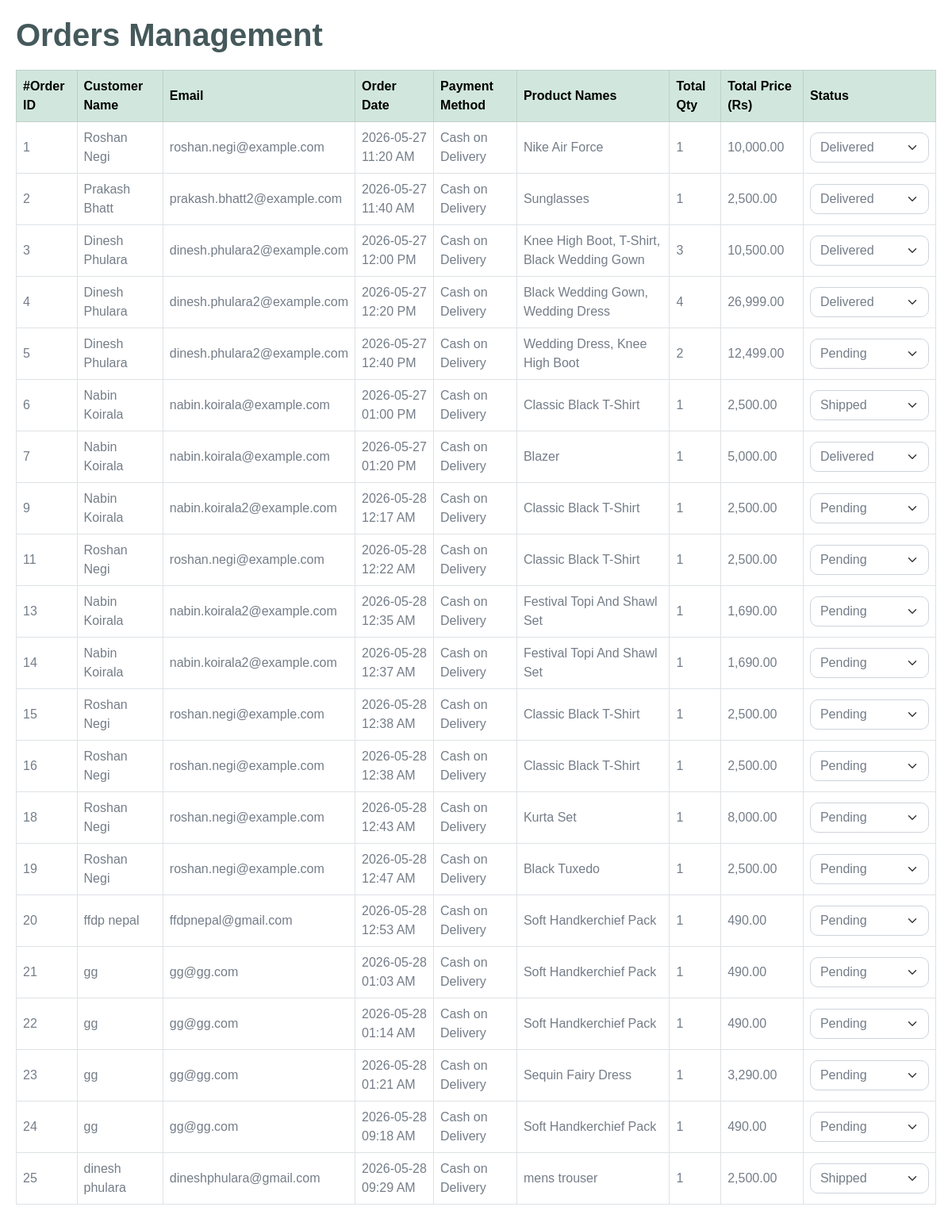
The page /orders/admin_orders.php (signed in) on the database its author committed.
### tables this page shows
CREATE TABLE `orders` (
  `id` int NOT NULL AUTO_INCREMENT,
  `user_id` int DEFAULT NULL,
  `name` varchar(200) NOT NULL,
  `order_status` varchar(50) DEFAULT 'Pending',
  `payment_method` varchar(50) DEFAULT 'Cash on Delivery',
  `tracking_id` varchar(100) DEFAULT NULL,
  `shipping_charge` decimal(10,2) NOT NULL DEFAULT '0.00',
  `created_at` datetime DEFAULT CURRENT_TIMESTAMP,
  `deleted_at` datetime DEFAULT NULL,
  PRIMARY KEY (`id`),
  KEY `user_id` (`user_id`),
  CONSTRAINT `orders_ibfk_1` FOREIGN KEY (`user_id`) REFERENCES `users` (`id`) ON DELETE CASCADE
);

CREATE TABLE `users` (
  `id` int NOT NULL AUTO_INCREMENT,
  `name` varchar(200) NOT NULL,
  `email` varchar(100) NOT NULL,
  `password` varchar(255) NOT NULL,
  `image` varchar(255) DEFAULT NULL,
  `user_type` varchar(50) DEFAULT 'user',
  `created_at` datetime DEFAULT CURRENT_TIMESTAMP,
  `deleted_at` datetime DEFAULT NULL,
  PRIMARY KEY (`id`),
  UNIQUE KEY `email` (`email`)
);

### orders/admin_orders.php (the view, shortened to what this page needs)
<?php
$con = db_connect();
$sql = "
    SELECT
        o.id AS order_id, o.name AS order_name, o.order_status, o.payment_method, o.created_at,
        u.name AS user_name, u.email AS user_email,
        GROUP_CONCAT(p.name SEPARATOR ', ') AS product_names,
        SUM(od.quantity) AS total_quantity,
        SUM(od.unit_price * od.quantity) AS total_price
    FROM orders o
    LEFT JOIN users u ON o.user_id = u.id
    LEFT JOIN orderdetail od ON od.order_id = o.id
    LEFT JOIN product p ON od.product_id = p.id
    WHERE o.deleted_at IS NULL
    GROUP BY o.id
    ORDER BY o.created_at ASC
";
$res = mysqli_query($con, $sql);
?>
<!DOCTYPE html>
<html lang="en">
<head>
    <link href="../design-assets/css/bootstrap.min.css" rel="stylesheet" />
</head>
<body>
    <h1>Orders Management</h1>
    <table class="table table-bordered table-hover">
        <thead class="table-success">
            <tr>
                <th>#Order ID</th>
                <th>Customer Name</th>
                <th>Email</th>
                <th>Order Date</th>
                <th>Payment Method</th>
                <th>Product Names</th>
                <th>Total Qty</th>
                <th>Total Price (Rs)</th>
                <th>Status</th>
            </tr>
        </thead>
        <tbody>
            <?php if ($res && mysqli_num_rows($res) > 0): ?>
                <?php while ($order = mysqli_fetch_assoc($res)): ?>
                <tr>
                    <td><?= $order['order_id'] ?></td>
                    <td><?= htmlspecialchars($order['order_name']) ?: htmlspecialchars($order['user_name']) ?></td>
                    <td><?= htmlspecialchars($order['user_email']) ?></td>
                    <td><?= date('Y-m-d h:i A', strtotime($order['created_at'])) ?></td>
                    <td><?= htmlspecialchars($order['payment_method']) ?></td>
                    <td><?= htmlspecialchars($order['product_names']) ?></td>
                    <td><?= (int)$order['total_quantity'] ?></td>
                    <td><?= number_format($order['total_price'], 2) ?></td>
                    <td>
                        <form method="POST" action="Adminorders.php" class="d-flex align-items-center gap-2">
                            <select name="order_status" class="form-select status-select" onchange="this.form.submit()">
                                <?php
                                $statuses = ['Pending', 'Processing', 'Shipped', 'Delivered', 'Cancelled'];
                                foreach ($statuses as $status):
                                ?>
                                <option value="<?= $status ?>" <?= ($order['order_status'] === $status) ? 'selected' : '' ?>><?= $status ?></option>
                                <?php endforeach; ?>
                            </select>
                        </form>
                    </td>
                </tr>
                <?php endwhile; ?>
            <?php else: ?>
                <tr><td colspan="9" class="text-center text-muted">No orders found.</td></tr>
            <?php endif; ?>
        </tbody>
    </table>
</body>
</html>

### orders/admin_orders.php (style rules this page uses)
body { padding: 20px; font-family: Arial, sans-serif; }
table { margin-top: 20px; }
th, td { vertical-align: middle !important; }
.status-select { width: 150px; }

### rows shown on the page
orders: id "1", name "Roshan Negi", user.email "roshan.negi@example.com", created_at "2026-05-27 11:20 AM", payment_method "Cash on Delivery", product_names "Nike Air Force", total_quantity "1", total_price "10,000.00", order_status "Delivered"
orders: id "2", name "Prakash Bhatt", user.email "prakash.bhatt2@example.com", created_at "2026-05-27 11:40 AM", payment_method "Cash on Delivery", product_names "Sunglasses", total_quantity "1", total_price "2,500.00", order_status "Delivered"
orders: id "3", name "Dinesh Phulara", user.email "dinesh.phulara2@example.com", created_at "2026-05-27 12:00 PM", payment_method "Cash on Delivery", product_names "Knee High Boot, T-Shirt, Black Wedding Gown", total_quantity "3", total_price "10,500.00", order_status "Delivered"
orders: id "4", name "Dinesh Phulara", user.email "dinesh.phulara2@example.com", created_at "2026-05-27 12:20 PM", payment_method "Cash on Delivery", product_names "Black Wedding Gown, Wedding Dress", total_quantity "4", total_price "26,999.00", order_status "Delivered"
orders: id "5", name "Dinesh Phulara", user.email "dinesh.phulara2@example.com", created_at "2026-05-27 12:40 PM", payment_method "Cash on Delivery", product_names "Wedding Dress, Knee High Boot", total_quantity "2", total_price "12,499.00", order_status "Pending"
orders: id "6", name "Nabin Koirala", user.email "nabin.koirala@example.com", created_at "2026-05-27 01:00 PM", payment_method "Cash on Delivery", product_names "Classic Black T-Shirt", total_quantity "1", total_price "2,500.00", order_status "Shipped"
orders: id "7", name "Nabin Koirala", user.email "nabin.koirala@example.com", created_at "2026-05-27 01:20 PM", payment_method "Cash on Delivery", product_names "Blazer", total_quantity "1", total_price "5,000.00", order_status "Delivered"
orders: id "9", name "Nabin Koirala", user.email "nabin.koirala2@example.com", created_at "2026-05-28 12:17 AM", payment_method "Cash on Delivery", product_names "Classic Black T-Shirt", total_quantity "1", total_price "2,500.00", order_status "Pending"
orders: id "11", name "Roshan Negi", user.email "roshan.negi@example.com", created_at "2026-05-28 12:22 AM", payment_method "Cash on Delivery", product_names "Classic Black T-Shirt", total_quantity "1", total_price "2,500.00", order_status "Pending"
orders: id "13", name "Nabin Koirala", user.email "nabin.koirala2@example.com", created_at "2026-05-28 12:35 AM", payment_method "Cash on Delivery", product_names "Festival Topi And Shawl Set", total_quantity "1", total_price "1,690.00", order_status "Pending"
orders: id "14", name "Nabin Koirala", user.email "nabin.koirala2@example.com", created_at "2026-05-28 12:37 AM", payment_method "Cash on Delivery", product_names "Festival Topi And Shawl Set", total_quantity "1", total_price "1,690.00", order_status "Pending"
orders: id "15", name "Roshan Negi", user.email "roshan.negi@example.com", created_at "2026-05-28 12:38 AM", payment_method "Cash on Delivery", product_names "Classic Black T-Shirt", total_quantity "1", total_price "2,500.00", order_status "Pending"
orders: id "16", name "Roshan Negi", user.email "roshan.negi@example.com", created_at "2026-05-28 12:38 AM", payment_method "Cash on Delivery", product_names "Classic Black T-Shirt", total_quantity "1", total_price "2,500.00", order_status "Pending"
orders: id "18", name "Roshan Negi", user.email "roshan.negi@example.com", created_at "2026-05-28 12:43 AM", payment_method "Cash on Delivery", product_names "Kurta Set", total_quantity "1", total_price "8,000.00", order_status "Pending"
orders: id "19", name "Roshan Negi", user.email "roshan.negi@example.com", created_at "2026-05-28 12:47 AM", payment_method "Cash on Delivery", product_names "Black Tuxedo", total_quantity "1", total_price "2,500.00", order_status "Pending"
orders: id "20", name "ffdp nepal", user.email "ffdpnepal@gmail.com", created_at "2026-05-28 12:53 AM", payment_method "Cash on Delivery", product_names "Soft Handkerchief Pack", total_quantity "1", total_price "490.00", order_status "Pending"
orders: id "21", name "gg", user.email "gg@gg.com", created_at "2026-05-28 01:03 AM", payment_method "Cash on Delivery", product_names "Soft Handkerchief Pack", total_quantity "1", total_price "490.00", order_status "Pending"
orders: id "22", name "gg", user.email "gg@gg.com", created_at "2026-05-28 01:14 AM", payment_method "Cash on Delivery", product_names "Soft Handkerchief Pack", total_quantity "1", total_price "490.00", order_status "Pending"
orders: id "23", name "gg", user.email "gg@gg.com", created_at "2026-05-28 01:21 AM", payment_method "Cash on Delivery", product_names "Sequin Fairy Dress", total_quantity "1", total_price "3,290.00", order_status "Pending"
orders: id "24", name "gg", user.email "gg@gg.com", created_at "2026-05-28 09:18 AM", payment_method "Cash on Delivery", product_names "Soft Handkerchief Pack", total_quantity "1", total_price "490.00", order_status "Pending"
orders: id "25", name "dinesh phulara", user.email "dineshphulara@gmail.com", created_at "2026-05-28 09:29 AM", payment_method "Cash on Delivery", product_names "mens trouser", total_quantity "1", total_price "2,500.00", order_status "Shipped"
